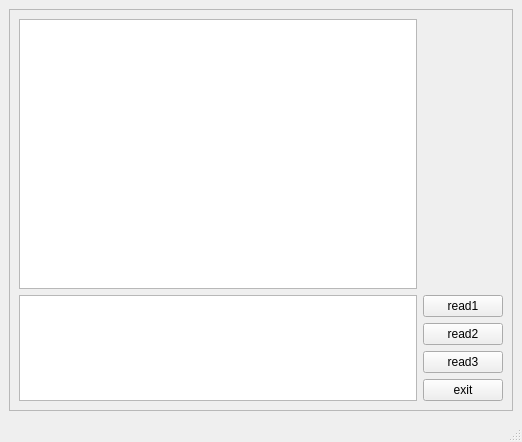
<?xml version="1.0" encoding="UTF-8"?>
<ui version="4.0">
 <class>MainWindow</class>
 <widget class="QMainWindow" name="MainWindow">
  <property name="geometry">
   <rect>
    <x>0</x>
    <y>0</y>
    <width>522</width>
    <height>442</height>
   </rect>
  </property>
  <property name="windowTitle">
   <string>MainWindow</string>
  </property>
  <widget class="QWidget" name="centralwidget">
   <layout class="QGridLayout" name="gridLayout">
    <item row="0" column="0">
     <widget class="QFrame" name="frame">
      <property name="frameShape">
       <enum>QFrame::StyledPanel</enum>
      </property>
      <property name="frameShadow">
       <enum>QFrame::Raised</enum>
      </property>
      <layout class="QGridLayout" name="gridLayout_2">
       <item row="3" column="2">
        <widget class="QPushButton" name="read2_PB">
         <property name="text">
          <string>read2</string>
         </property>
        </widget>
       </item>
       <item row="0" column="0">
        <widget class="QTextBrowser" name="main_TB"/>
       </item>
       <item row="2" column="2">
        <widget class="QPushButton" name="read1_PB">
         <property name="text">
          <string>read1</string>
         </property>
        </widget>
       </item>
       <item row="5" column="2">
        <widget class="QPushButton" name="exit">
         <property name="text">
          <string>exit</string>
         </property>
        </widget>
       </item>
       <item row="4" column="2">
        <widget class="QPushButton" name="read3_PB">
         <property name="text">
          <string>read3</string>
         </property>
        </widget>
       </item>
       <item row="2" column="0" rowspan="4">
        <widget class="QTextBrowser" name="second_TB">
         <property name="readOnly">
          <bool>false</bool>
         </property>
        </widget>
       </item>
      </layout>
     </widget>
    </item>
   </layout>
  </widget>
  <widget class="QMenuBar" name="menubar">
   <property name="geometry">
    <rect>
     <x>0</x>
     <y>0</y>
     <width>522</width>
     <height>22</height>
    </rect>
   </property>
  </widget>
  <widget class="QStatusBar" name="statusbar"/>
 </widget>
 <resources/>
 <connections>
  <connection>
   <sender>exit</sender>
   <signal>clicked()</signal>
   <receiver>MainWindow</receiver>
   <slot>close()</slot>
   <hints>
    <hint type="sourcelabel">
     <x>463</x>
     <y>381</y>
    </hint>
    <hint type="destinationlabel">
     <x>260</x>
     <y>220</y>
    </hint>
   </hints>
  </connection>
 </connections>
</ui>
